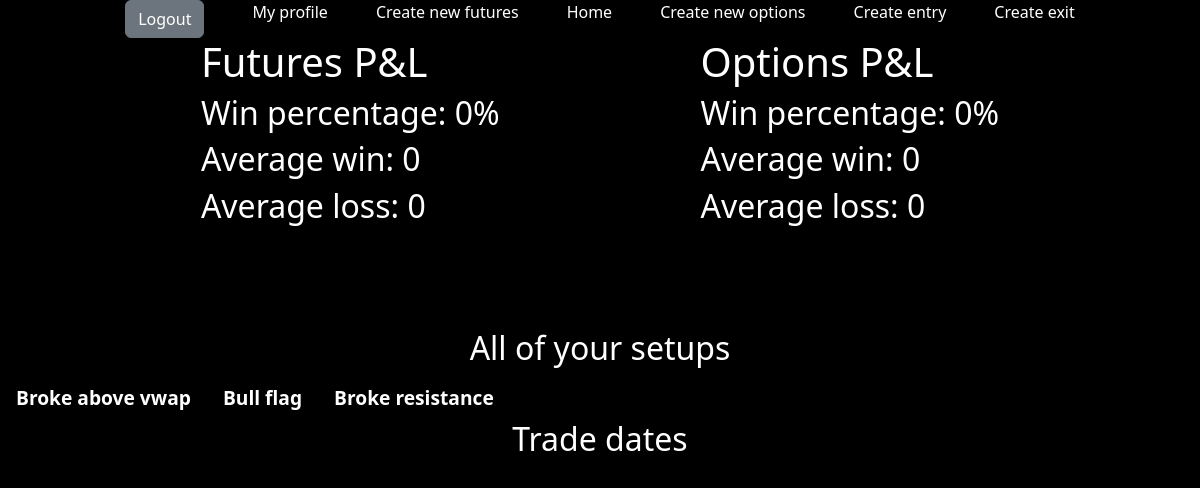
/profile/ (signed in), run on the app's committed database.
### main/models.py (models this page shows, shortened)
class Enter_Trade(models.Model):
    user = models.ForeignKey(User, on_delete=models.CASCADE)
    reason = models.CharField(max_length=255)
    profit = models.DecimalField(max_digits=10, decimal_places=2, default= 0.00)

### main/views.py (the view, shortened to what this page needs)
# urls.py: path('profile/', views.profile, name='profile'),
def profile(request):
    user = request.user
    unique_dates = Trade.objects.values_list('date', flat=True).distinct().order_by('date')
    strategies = Enter_Trade.objects.filter(user = user)
    entry_reasons_profit = {strat: strat.profit for strat in strategies}
    futures_trades = user.trade_set.all()
    futures_wins = 0
    futures_total_win = Decimal(0.00)
    futures_losses = 0
    futures_total_loss = Decimal(0.00)
    futures_p_and_l = futures_total_win - futures_total_loss
    futures_percentage = futures_wins / len(futures_trades) * 100 if len(futures_trades) > 0 else 0
    average_futures_win = futures_total_win / futures_wins if futures_wins > 0 else Decimal("0.00")
    average_futures_loss = futures_total_loss / futures_losses if futures_losses > 0 else Decimal("0.00")
    options_wins = 0
    options_losses = 0
    options_total_win = Decimal(0.00)
    options_total_loss = Decimal(0.00)
    options_trades = OptionsTrade.objects.filter(user = user)
    options_p_and_l = options_total_win - options_total_loss
    options_percentage = options_wins / len(options_trades) * 100 if len(options_trades) > 0 else 0
    average_options_win = options_total_win / options_wins if options_wins > 0 else Decimal("0.00")
    average_options_loss = options_total_loss / options_losses if options_losses > 0 else Decimal("0.00")
    context = {
        "strategies": strategies,
        "unique_dates": unique_dates,
        "Trade": Trade,
        "futures_trades": futures_trades,
        "entry_reasons_profit": entry_reasons_profit,
        "futures_percentage": futures_percentage.__round__(),
        "average_futures_win": average_futures_win.__round__(),
        "average_futures_loss": average_futures_loss.__round__(),
        "futures_p_and_l": futures_p_and_l,
        "options_p_and_l": options_p_and_l.__round__(),
        "options_percentage": options_percentage.__round__(),
        "average_options_win": average_options_win.__round__(),
        "average_options_loss": average_options_loss.__round__()
    }
    return render(request, 'main/profile.html', context)

### main/templates/main/profile.html (shortened to what this page needs)
{% extends 'main/base.html' %}
{% load custom_filters %}
{% block content %}
<div>
    <div class="d-flex justify-content-evenly mb-6">
        <div>
            <h1>Futures P&L</h1>
            <h2>Win percentage: {{futures_percentage}}%</h2>
            <h2>Average win: {{average_futures_win}}</h2>
            <h2>Average loss: {{average_futures_loss}}</h2>
        </div>
        <div>
            <h1>Options P&L</h1>
            <h2>Win percentage: {{options_percentage}}%</h2>
            <h2>Average win: {{average_options_win}}</h2>
            <h2>Average loss: {{average_options_loss}}</h2>
        </div>
    </div>
    <div class="text-center">
        <h2>All of your setups</h2>
        <ul class="d-flex flex-row flex-wrap list-group">
            {% for strategy in strategies %}
                <li class="list-group-item bg-black" style="font-weight: bolder; font-size: larger;"><a href="/setups/{{strategy.reason}}">{{ strategy.reason }}</a></li>
            {% endfor %}
        </ul>
    </div>
</div>
<h2 class="text-center">Trade dates</h2>
{% endblock content %}

### main/templates/main/base.html (shortened to what this page needs)
{% load static %}
<!DOCTYPE html>
<html lang="en">
<head>
    <link href="https://cdn.jsdelivr.net/npm/bootstrap@5.3.3/dist/css/bootstrap.min.css" rel="stylesheet">    <link rel="shortcut icon" href="{% static 'favicon.png' %}">
    <link rel="stylesheet" href="{% static 'css/styles.css' %}">
</head>
<body id="body">
    {% if user.is_authenticated %}
    <header>
        <div class="d-flex justify-content-center gap-5">
            <form action="{% url 'logout' %}" method="post">
                <button type="submit" class="btn btn-secondary">Logout</button>
            </form>
            <a href="/profile">My profile</a>
            <a href="/trade">Create new futures</a>
            <a href="/">Home</a>
            <a href="/options">Create new options</a>
            <a href="/entry">Create entry</a>
            <a href="/exit">Create exit</a>
        </div>
    </header>
    {% block content %}{% endblock content %}
    {% else %}
    <header>
        <a href="/register">Register</a>
        <a href="/login">Login</a>
    </header>
    {% endif %}
</body>
</html>

### static/css/styles.css (style rules this page uses)
#body { background-color: black; }
h1, h2, h3, h4, h5, p, span, li, a, label { color: white; text-decoration: none; border: none !important; }
.mb-6 { margin-bottom: 6em; }
ul, li { list-style: none; }

### data on the page
Enter_Trade: reason "Broke above vwap"
Enter_Trade: reason "Bull flag"
Enter_Trade: reason "Broke resistance"

### other printed values
{{ futures_percentage }} "0"
{{ average_futures_win }} "0"
{{ average_futures_loss }} "0"
{{ options_percentage }} "0"
{{ average_options_win }} "0"
{{ average_options_loss }} "0"
